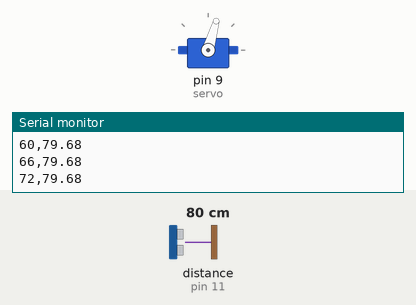
A sketch run on a simulated Arduino Uno, built with avr-gcc and run on an emulated ATmega328P. Parts: servo, the last lines printed to the serial monitor. Wiring (inferred from the names in the program): ultrasonic range finder: trigger pin 10; echo pin 11. Inputs (shaded band) come from the test bench; at power-on: distance to the obstacle (sensor on pin 11) 80 cm. The echo pulse lasts 58.3 µs per cm.

Above: at 1.2 s.
1.3 s: distance to the obstacle (sensor on pin 11) set to 4 cm
At 1.5 s:
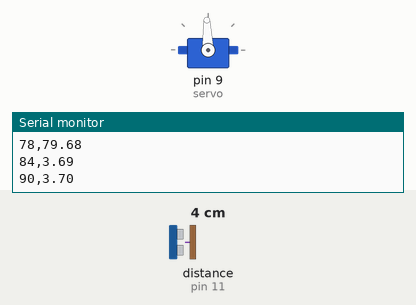
4.3 s: distance to the obstacle (sensor on pin 11) set to 18 cm
At 4.82 s:
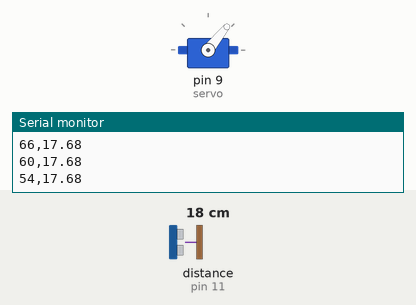
7.3 s: distance to the obstacle (sensor on pin 11) set to 35 cm
At 7.53 s:
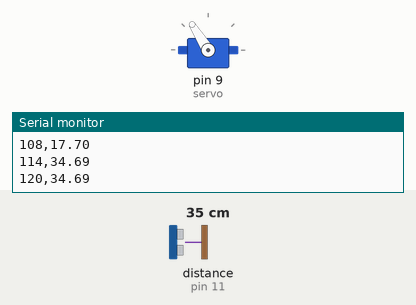
10.3 s: distance to the obstacle (sensor on pin 11) set to 120 cm
Timing chart, 0 to 14.3 s (numbered marks = the images above; inputs shaded):
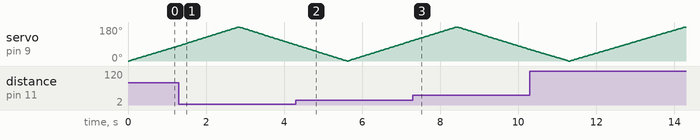

The sketch:

Project2-Radar.ino
```cpp
#include <Servo.h>
Servo servo;
const int trigPin = 10; // ascribes the trigPin to DigiPin 10
const int echoPin = 11;//ascribes the echoPin to DigiPin 11

void setup() {
  servo.attach(9);
  pinMode(trigPin, OUTPUT);
  pinMode(echoPin, INPUT);
  Serial.begin(9600);
}

void loop() {
  for (int i = 0; i <= 180; i++) { //
    servo.write(i); // turn servo all angles from 0 -> 180
    delay(15); // delay 15 milliseconds between each turn
   if (i % 6 == 0){ // for every 6th degree
    digitalWrite(trigPin, HIGH);
    delayMicroseconds(10);
    digitalWrite(trigPin, LOW);  // fire the sensor
    long duration = pulseIn(echoPin, HIGH);
    float distance_cm = (duration * 0.0343) / 2; // calculate the distance in cm
    Serial.print(i);
    Serial.print(",");
    Serial.println(distance_cm);} // print the serial
  }
  for (int i = 180; i >= 0; i--) {
    servo.write(i); // turn servo all angles from 180 -> 0
    delay(15); // delay 15 milliseconds between each turn
  if (i % 6 == 0){// for every 6th degree
    digitalWrite(trigPin, HIGH);
    delayMicroseconds(10);
    digitalWrite(trigPin, LOW);// fire the sensor
    long duration = pulseIn(echoPin, HIGH);
    float distance_cm = (duration * 0.0343) / 2;// calculate the distance in cm
    Serial.print(i);
    Serial.print(",");
    Serial.println(distance_cm);}// print the serial
  }
}
```
